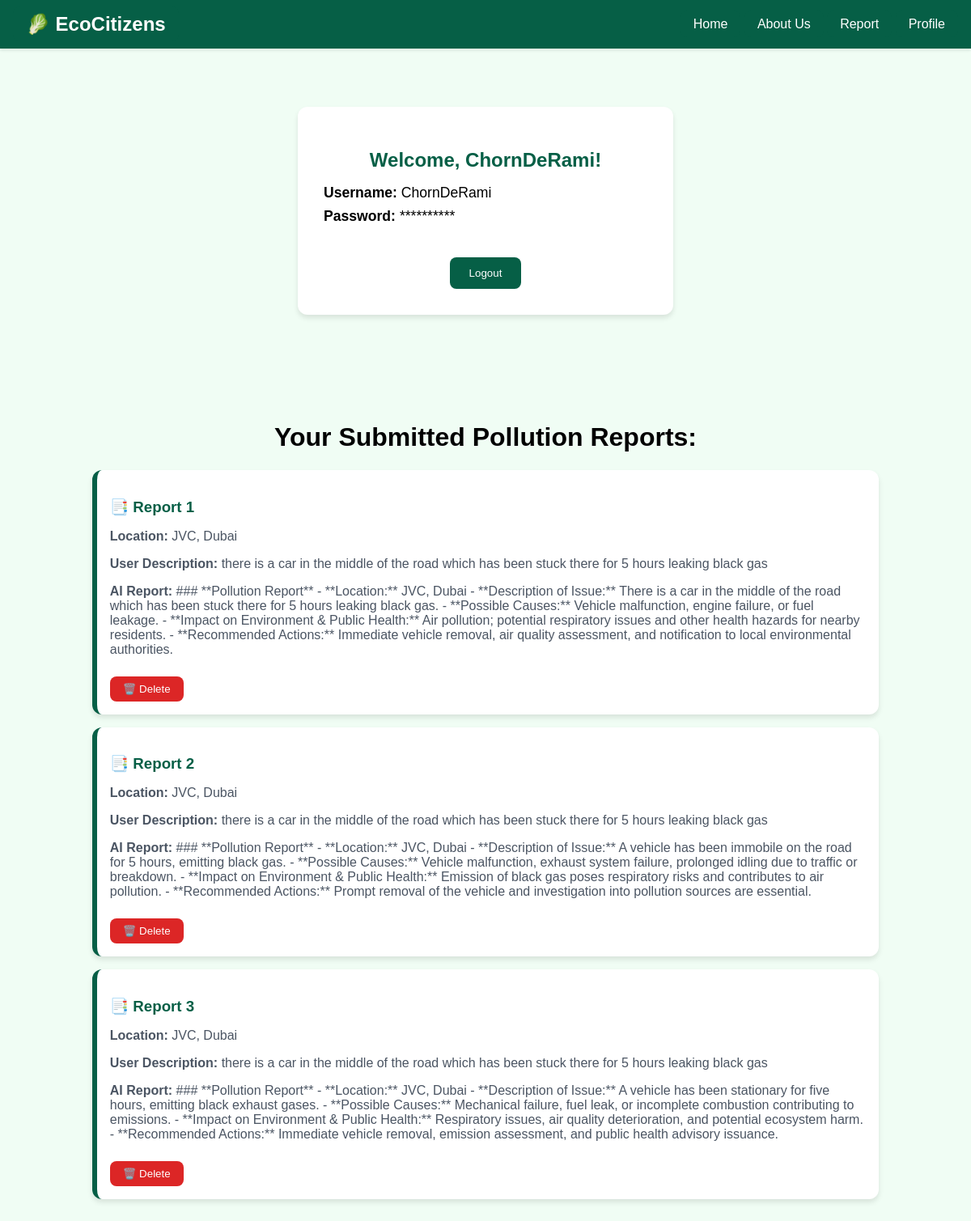
The app's page /profile (signed in) with its own data.
### app.py (models this page shows)
class User(db.Model, UserMixin):
    id = db.Column(db.Integer, primary_key=True)
    username = db.Column(db.String(20), nullable=False, unique=True)
    password = db.Column(db.String(80), nullable=False)

class PollutionReport(db.Model):
    id = db.Column(db.Integer, primary_key=True)
    location = db.Column(db.String(200), nullable=False)
    description = db.Column(db.Text, nullable=False)
    ai_response = db.Column(db.Text)

### app.py (the view)
@app.route('/profile')
@login_required
def profile():
    reports = PollutionReport.query.all()
    return render_template('profile.html',reports=reports)

### app.py (called while the page is built)
@login_manager.user_loader
def load_user(user_id):
    return User.query.get(int(user_id))

### templates/profile.html (shortened to what this page needs)
<!DOCTYPE html>
<html lang="en">
<head>
  <link rel="stylesheet" href="{{ url_for('static', filename='styles.css') }}">
</head>
<body class="bg-green-100">
  <nav class="navbar">
    <div class="logo">
      <a href="{{ url_for('home') }}" class="logo-link">🥬 EcoCitizens</a>
    </div>
    <div class="nav-links">
      <a href="{{ url_for('home') }}" class="logo-link">Home</a>
      <a href="{{ url_for('about') }}" class="logo-link">About Us</a>
      <a href="{{ url_for('report') }}" class="logo-link">Report</a>
      {% if current_user.is_authenticated %}
      <a href="{{ url_for('profile') }}" class="logo-link">Profile</a>
      {% else %}
      <a href="{{ url_for('login') }}" class="logo-link">Accounts/Status</a>
      {% endif %}
    </div>
  </nav>
  <div class="container">
    <div class="profile-container">
      <h2>Welcome, {{ current_user.username }}!</h2>
      <div class="profile-details">
        <p><strong>Username:</strong> {{ current_user.username }}</p>
        <p><strong>Password:</strong> **********</p>
      </div>
      <form method="POST" action="{{ url_for('logout') }}">
        <button type="submit" class="btn-logout">Logout</button>
      </form>
    </div>
  </div>
  <div class="container">
    <h1>Your Submitted Pollution Reports:</h1>
    <div class="reports-list">
      {% for report in reports %}
        <div class="report-card">
          <h3>📑 Report {{ loop.index }}</h3>
          <p><strong>Location:</strong> {{ report.location }}</p>
          <p><strong>User Description:</strong> {{ report.description }}</p>
          <p><strong>AI Report:</strong> {{ report.ai_response }}</p>
          <form method="POST" action="{{ url_for('delete_report', report_id=report.id) }}">
            <button type="submit" class="btn-delete">🗑️ Delete</button>
          </form>
        </div>
      {% endfor %}
    </div>
  </div>
</body>
</html>

### static/styles.css (style rules this page uses)
body { background-color: #f0fdf4; font-family: Arial, sans-serif; margin: 0; padding: 0; }
.navbar { background-color: #065f46; color: white; padding: 1rem; display: flex; justify-content: space-between; align-items: center; box-shadow: 0 2px 4px rgba(0, 0, 0, 0.1); }
.logo { font-size: 1.5rem; font-weight: bold; }
.container { max-width: 1200px; margin: 0 auto; padding: 2.5rem 1rem; }
.container { text-align: center; }
.logo-link { text-decoration: none; color: white; padding: 0.5rem 1rem; background-color: #065f46; border-radius: 0.5rem; transition: background-color 0.3s; }
.reports-list { display: flex; flex-direction: column; gap: 1rem; align-items: center; }
.report-card { background-color: white; width: 80%; padding: 1rem; border-radius: 0.75rem; box-shadow: 0 4px 6px rgba(0, 0, 0, 0.1); border-left: 6px solid #065f46; transition: transform 0.2s ease-in-out; text-align: left; }
.report-card h3 { color: #065f46; margin-bottom: 0.5rem; }
.report-card p { color: #4b5563; margin-bottom: 0.5rem; }
.btn-delete { background-color: #dc2626; color: white; padding: 0.5rem 1rem; border: none; border-radius: 0.5rem; cursor: pointer; margin-top: 1rem; transition: background-color 0.3s; }

### templates/profile.html (style rules this page uses)
.profile-container { max-width: 400px; margin: 2rem auto; background: #fff; padding: 2rem; border-radius: 0.75rem; box-shadow: 0 4px 6px rgba(0, 0, 0, 0.1); text-align: center; }
.profile-container h2 { color: #065f46; margin-bottom: 1rem; }
.profile-details { text-align: left; margin: 1rem 0; }
.profile-details p { font-size: 1.1rem; margin: 0.5rem 0; }
.btn-logout { margin-top: 1.5rem; padding: 0.75rem 1.5rem; background-color: #065f46; color: #fff; border: none; border-radius: 0.5rem; cursor: pointer; transition: background-color 0.3s; }

### records on screen
User: username "ChornDeRami"
PollutionReport: location "JVC, Dubai", description "there is a car in the middle of the road which has been stuck there for 5 hours leaking black gas", ai_response "### **Pollution Report** - **Location:** JVC, Dubai - **Description of Issue:** There is a car in the middle of the road which has been stuck there for 5 hours leaking black gas. - **Possible Causes:** Vehicle malfunction, engine failure, or fuel leakage. - **Impact on Environment & Public Health:** Air pollution; potential respiratory issues and other health hazards for nearby residents. - **Recommended Actions:** Immediate vehicle removal, air quality assessment, and notification to local environmental authorities."
PollutionReport: location "JVC, Dubai", description "there is a car in the middle of the road which has been stuck there for 5 hours leaking black gas", ai_response "### **Pollution Report** - **Location:** JVC, Dubai - **Description of Issue:** A vehicle has been immobile on the road for 5 hours, emitting black gas. - **Possible Causes:** Vehicle malfunction, exhaust system failure, prolonged idling due to traffic or breakdown. - **Impact on Environment & Public Health:** Emission of black gas poses respiratory risks and contributes to air pollution. - **Recommended Actions:** Prompt removal of the vehicle and investigation into pollution sources are essential."
PollutionReport: location "JVC, Dubai", description "there is a car in the middle of the road which has been stuck there for 5 hours leaking black gas", ai_response "### **Pollution Report** - **Location:** JVC, Dubai - **Description of Issue:** A vehicle has been stationary for five hours, emitting black exhaust gases. - **Possible Causes:** Mechanical failure, fuel leak, or incomplete combustion contributing to emissions. - **Impact on Environment & Public Health:** Respiratory issues, air quality deterioration, and potential ecosystem harm. - **Recommended Actions:** Immediate vehicle removal, emission assessment, and public health advisory issuance."
